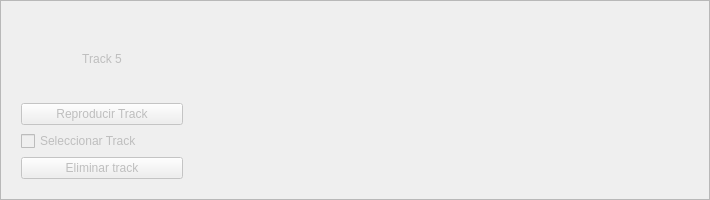
       <widget class="QFrame" name="trackui5">
        <property name="enabled">
         <bool>false</bool>
        </property>
        <property name="minimumSize">
         <size>
          <width>0</width>
          <height>200</height>
         </size>
        </property>
        <property name="frameShape">
         <enum>QFrame::StyledPanel</enum>
        </property>
        <property name="frameShadow">
         <enum>QFrame::Raised</enum>
        </property>
        <layout class="QHBoxLayout" name="horizontalLayout_5">
         <item>
          <widget class="QWidget" name="trackpanel5" native="true">
           <property name="minimumSize">
            <size>
             <width>180</width>
             <height>0</height>
            </size>
           </property>
           <property name="maximumSize">
            <size>
             <width>16777215</width>
             <height>16777215</height>
            </size>
           </property>
           <layout class="QGridLayout" name="gridLayout_7">
            <item row="0" column="0">
             <widget class="QLabel" name="label_9">
              <property name="text">
               <string>Track 5</string>
              </property>
              <property name="alignment">
               <set>Qt::AlignCenter</set>
              </property>
             </widget>
            </item>
            <item row="2" column="0">
             <widget class="QCheckBox" name="track5_checkbox">
              <property name="text">
               <string>Seleccionar Track</string>
              </property>
             </widget>
            </item>
            <item row="3" column="0">
             <widget class="QPushButton" name="Eliminar_track5">
              <property name="text">
               <string>Eliminar track</string>
              </property>
             </widget>
            </item>
            <item row="1" column="0">
             <widget class="QPushButton" name="Reproducir_track5">
              <property name="text">
               <string>Reproducir Track</string>
              </property>
             </widget>
            </item>
           </layout>
          </widget>
         </item>
         <item>
          <widget class="MplWidget" name="tracktimeline5" native="true">
           <property name="minimumSize">
            <size>
             <width>500</width>
             <height>0</height>
            </size>
           </property>
          </widget>
         </item>
        </layout>
       </widget>
